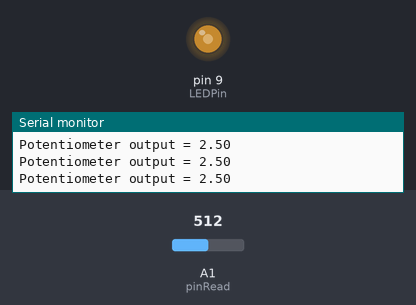
A sketch run on a simulated Arduino Uno, built with avr-gcc and run on an emulated ATmega328P. Parts: output pins drawn as LEDs (lit = HIGH), the last lines printed to the serial monitor. The inputs (shaded band) are chosen by the test bench; at power-on: A1 (pinRead) = 512.

Above: at 1.2 s.
1.3 s: A1 (pinRead) set to 716
At 1.8 s:
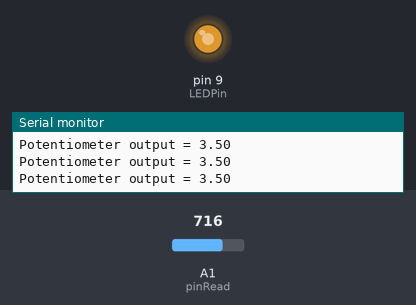
2.8 s: A1 (pinRead) set to 1006
At 3.7 s:
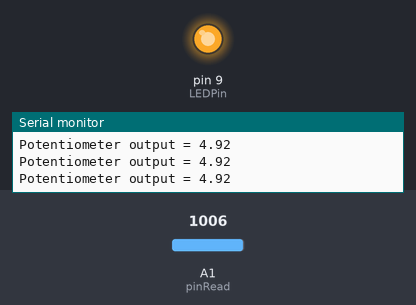
4.3 s: A1 (pinRead) set to 1023
At 5.0 s:
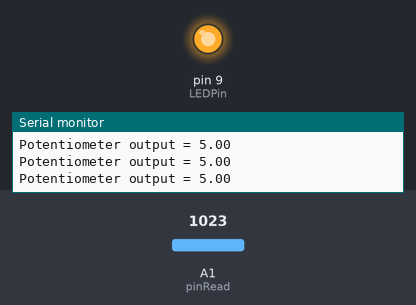
5.8 s: A1 (pinRead) set to 245
At 7.0 s:
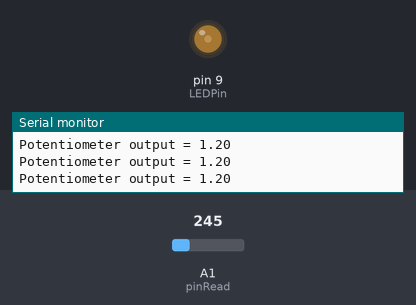
7.3 s: A1 (pinRead) set to 0
At 8.3 s:
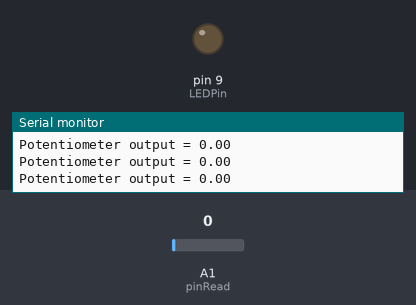
8.8 s: A1 (pinRead) set to 511
At 10.2 s:
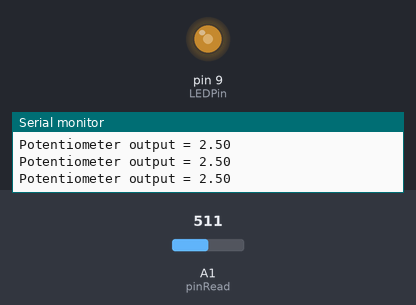
Timing chart, 0 to 11.3 s (numbered marks = the images above; inputs shaded):
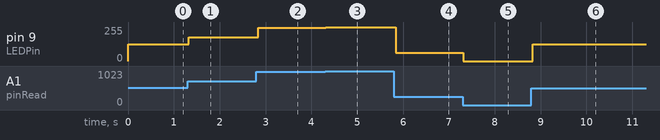

The sketch:

Arduino_Project_11-LED_Controller-My_Attempt.ino
```cpp
//Arduino_Project_11-LED_Controller-My_Attempt
/*
  First I'm going to attempt this without the guide from Paul
  McWhort, heres what I think needs to be done inorder to get it
  working
  1.  Get the  digital voltage output from the potentiometer
  2.  Convert the digital voltage to the actual voltage
      Maths:  (digitaloutput/1023.0)*5.0 = output voltage of
              potentiometer
  3.  Make the actual potentiometer voltage equal to the wanted
      voltage of the LED (comparing to the output of the pin)
  4.  Convert that real wanted voltaged of the LED to the digital
      value of the analogue output range
      Maths:  (outputvoltage of potentiomenter/5.0)*255.0 =
              digital volage input of the LED pin output
  5.  Finally, set the analogue output of the LEDPin to the
      converted analogue value.

*/
//Global Variables
float VRef = 5.0;
int wait = 50;

//Potentiometer Variables
int pinRead = A1;
float RealPotentiometerVoltage;
float DigitalPotentiometerVoltage;
float MaxDigitalPotentiometerVoltage =  1023.0;

//LED Variables
int LEDPin = 9;
float RealLEDPinVoltage;
float DigitalLEDVoltage;
float MaxDigitalLEDVoltage = 255.0;

void setup() {
  pinMode(pinRead, INPUT);
  Serial.begin(9600);
  pinMode(LEDPin, OUTPUT);
}

void loop() {
  //Potentiometer output code
  //Real voltage of potentiometer output conversion
  DigitalPotentiometerVoltage = analogRead(A1);
  RealPotentiometerVoltage = (DigitalPotentiometerVoltage/MaxDigitalPotentiometerVoltage)*VRef;
  //Real voltage of potentiometer output printed
  Serial.print("Potentiometer output = ");
  Serial.println(RealPotentiometerVoltage);

  //LED code
  //Real voltage of the output LEDPin conversion
  RealLEDPinVoltage = RealPotentiometerVoltage;
  DigitalLEDVoltage = (RealLEDPinVoltage/VRef)*MaxDigitalLEDVoltage;
  analogWrite(LEDPin, DigitalLEDVoltage);
  delay(wait);
}

/*
  Feedback from actual video:
    I did more maths then was needed, but doing the maths like I
    did helped me understand the conversion more. But simply the
    maths could of been done in one equation without converting
    to the real voltage at all. The simplier maths equation:
    DigitalLEDVotage = (MaxLEDDigitalVoltage/
                        MaxDigitalPotentiometerVoltage)
                        *DigitalPotentiometerVoltage
                        or
    Pin 9            = (255.0/1023.0)*A1
*/
```

Measured:
- after the input at 1.3 s, pin 9 (LEDPin): 127/255 → 178/255 at once
- after the input at 2.8 s, pin 9 (LEDPin): 178/255 → 250/255 at once
- after the input at 4.3 s, pin 9 (LEDPin): 250/255 → 255/255 at once
- after the input at 5.8 s, pin 9 (LEDPin): 255/255 → 61/255 at once
- after the input at 7.3 s, pin 9 (LEDPin): 61/255 → 0/255 at once
- after the input at 8.8 s, pin 9 (LEDPin): 0/255 → 127/255 at once
